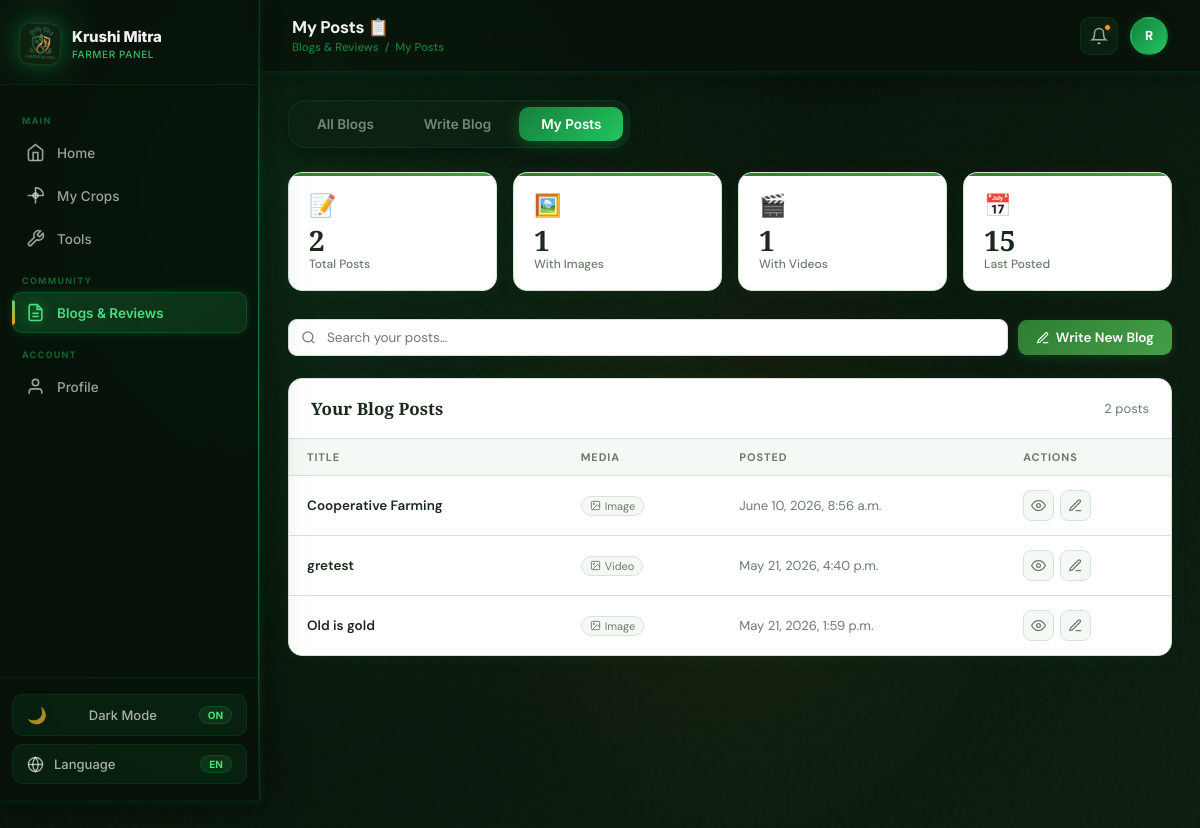
Screenshot of /my_posts (signed in) with the database file from the repository.
### farmer/models.py (models this page shows)
class bloag(models.Model):
    user =  models.ForeignKey(User,on_delete=models.CASCADE,related_name='posted_by')
    title = models.CharField(max_length=20, unique=True, blank=True, null=True)
    content = models.TextField()
    image = models.FileField(upload_to='bloag/images/', null=True, blank=True)
    video = models.FileField(upload_to='bloag/videos/', null=True, blank=True)
    created_at = models.DateTimeField(auto_now_add=True)
    def __str__(self):
        return f"{self.user} --> {self.title}"

### farmer/views.py (the view)
        def wrapper(request, *args, **kwargs):
            if "contact" in request.session:
                try:
                    user = User.objects.get(contact=request.session['contact'])
                    request.uid = user
                    if user.role not in allowed_roles:
                        messages.error(request, "Access Denied")
                        return redirect('login')
                    return view_function(request, *args, **kwargs)
                except User.DoesNotExist:
                    return redirect('login')
            return redirect('login')

### farmer/models.py (called while the page is built)
    def __str__(self):
        if self.email:
            return self.email
        elif self.contact:
            return self.contact
        return "No Data"

### farmer/views.py (called while the page is built)
def check_login(allowed_roles):
    def decorator(view_function):
        def wrapper(request, *args, **kwargs):
            if "contact" in request.session:
                try:
                    user = User.objects.get(contact=request.session['contact'])
                    request.uid = user
                    if user.role not in allowed_roles:
                        messages.error(request, "Access Denied")
                        return redirect('login')
                    return view_function(request, *args, **kwargs)
                except User.DoesNotExist:
                    return redirect('login')
            return redirect('login')
        return wrapper
    return decorator

@check_login(['Farmer'])
def my_posts(request):
    uid = request.uid
    blogs = bloag.objects.filter(user = uid).order_by('-created_at')
    print(blogs)
    context = { 'uid' : uid , 'my_blogs' :blogs}
    return render(request,"farmer/my_post.html",context)

### farmer/templates/farmer/my_post.html (shortened to what this page needs)
{% load static %}
<!DOCTYPE html>
<html lang="en">
<head>
  <link rel="stylesheet" href="{% static 'farmer/css/farmer.css' %}">
  <link rel="stylesheet" href="{% static 'farmer/css/language.css' %}">
  <link rel="stylesheet" href="{% static 'farmer/css/animations.css' %}">
  <link rel="stylesheet" href="{% static 'farmer/css/blog.css' %}">
</head>
<body>
  <aside class="sidebar">
    <div class="sidebar-logo">
      <img src="{% static 'farmer/images/krushi_mitra_logo.png' %}" alt="Krushi Mitra" />
      <div class="brand">Krushi Mitra <span data-translate="farmerPanel">Farmer Panel</span></div>
    </div>
    <nav class="sidebar-nav">
      <div class="nav-section-title" data-translate="main">Main</div>
      <a href="{% url 'farmer_home' %}" class="nav-item">
        <svg viewBox="0 0 24 24" fill="none" stroke="currentColor" stroke-width="2">
          <path d="M3 9l9-7 9 7v11a2 2 0 0 1-2 2H5a2 2 0 0 1-2-2z" />
          <polyline points="9 22 9 12 15 12 15 22" />
        </svg>
        <span data-translate="home">Home</span>
      </a>
      <a href="{% url 'farmer_crops' %}" class="nav-item">
        <svg viewBox="0 0 24 24" fill="none" stroke="currentColor" stroke-width="2">
          <path d="M12 2a10 10 0 0 1 10 10" />
          <path d="M12 2v20" />
          <path d="M2 12h20" />
          <circle cx="12" cy="12" r="3" />
        </svg>
        <span data-translate="crops">My Crops</span>
      </a>
      <a href="{% url 'farmer_tools' %}" class="nav-item">
        <svg viewBox="0 0 24 24" fill="none" stroke="currentColor" stroke-width="2">
          <path
            d="M14.7 6.3a1 1 0 0 0 0 1.4l1.6 1.6a1 1 0 0 0 1.4 0l3.77-3.77a6 6 0 0 1-7.94 7.94l-6.91 6.91a2.12 2.12 0 0 1-3-3l6.91-6.91a6 6 0 0 1 7.94-7.94l-3.76 3.76z" />
        </svg>
        <span data-translate="tools">Tools</span>
      </a>
      <div class="nav-section-title" data-translate="community">Community</div>
      <a href="{% url 'farmer_blogs' %}" class="nav-item active">
        <svg viewBox="0 0 24 24" fill="none" stroke="currentColor" stroke-width="2">
          <path d="M14 2H6a2 2 0 0 0-2 2v16a2 2 0 0 0 2 2h12a2 2 0 0 0 2-2V8z" />
          <polyline points="14 2 14 8 20 8" />
          <line x1="16" y1="13" x2="8" y2="13" />
          <line x1="16" y1="17" x2="8" y2="17" />
        </svg>
        <span data-translate="blogsReviews">Blogs & Reviews</span>
      </a>
      <div class="nav-section-title" data-translate="account">Account</div>
      <a href="{% url 'farmer_profile' %}" class="nav-item">
        <svg viewBox="0 0 24 24" fill="none" stroke="currentColor" stroke-width="2">
          <path d="M20 21v-2a4 4 0 0 0-4-4H8a4 4 0 0 0-4 4v2" />
          <circle cx="12" cy="7" r="4" />
        </svg>
        <span data-translate="profile">Profile</span>
      </a>
    </nav>
    <div class="sidebar-bottom">
      <div class="lang-selector" data-lang-trigger>
        <svg viewBox="0 0 24 24" fill="none" stroke="currentColor" stroke-width="2">
          <circle cx="12" cy="12" r="10" />
          <line x1="2" y1="12" x2="22" y2="12" />
          <path d="M12 2a15.3 15.3 0 0 1 4 10 15.3 15.3 0 0 1-4 10 15.3 15.3 0 0 1-4-10 15.3 15.3 0 0 1 4-10z" />
        </svg>
        <span data-translate="lang">Language</span>
        <span class="lang-current-label" data-translate="en">EN</span>
      </div>
    </div>
  </aside>
  <div class="main blog-module">
    <header class="topbar">
      <div class="topbar-left">
        <div>
          <div class="page-title" data-translate="myPosts">My Posts 📋</div>
          <div class="breadcrumb">
            <a href="{% url 'farmer_blogs' %}" data-translate="blogsReviews">Blogs & Reviews</a>
            &nbsp;/&nbsp;
            <span data-translate="myPosts">My Posts</span>
          </div>
        </div>
      </div>
      <div class="topbar-right">
        <button class="topbar-icon-btn" title="Notifications">
          <svg width="18" height="18" viewBox="0 0 24 24" fill="none" stroke="currentColor" stroke-width="2">
            <path d="M18 8A6 6 0 0 0 6 8c0 7-3 9-3 9h18s-3-2-3-9" />
            <path d="M13.73 21a2 2 0 0 1-3.46 0" />
          </svg>
          <span class="badge"></span>
        </button>
        <div class="avatar">R</div>
      </div>
    </header>
    <div class="page-content">
      <div class="tabs" style="margin-bottom:24px;">
        <a href="{% url 'farmer_blogs' %}" class="tab-btn" data-translate="allBlogs">All Blogs</a>
        <a href="{% url 'write_blog' %}" class="tab-btn" data-translate="writeBlog">Write Blog</a>
        <a href="{% url 'my_posts' %}" class="tab-btn active" data-translate="myPosts">My Posts</a>
      </div>
      <div class="my-blog-stats">
        <div class="stat-tile">
          <div class="stat-tile-icon">📝</div>
          <div class="stat-tile-val">2</div>
          <div class="stat-tile-label" data-translate="totalPosts">Total Posts</div>
        </div>
        <div class="stat-tile">
          <div class="stat-tile-icon">🖼️</div>
          <div class="stat-tile-val">1</div>
          <div class="stat-tile-label" data-translate="withImages">With Images</div>
        </div>
        <div class="stat-tile">
          <div class="stat-tile-icon">🎬</div>
          <div class="stat-tile-val">1</div>
          <div class="stat-tile-label" data-translate="withVideos">With Videos</div>
        </div>
        <div class="stat-tile">
          <div class="stat-tile-icon">📅</div>
          <div class="stat-tile-val">15 May 2026</div>
          <div class="stat-tile-label" data-translate="lastPosted">Last Posted</div>
        </div>
      </div>
      <div class="blog-filter-bar">
        <input class="blog-search-input" type="text" placeholder="Search your posts…"
          data-translate-placeholder="searchMyPosts" />
        <a href="{% url 'write_blog' %}" class="b-btn b-btn-primary" style="white-space:nowrap;">
          <svg viewBox="0 0 24 24" fill="none" stroke="currentColor" stroke-width="2" width="14" height="14">
            <path d="M12 20h9" />
            <path d="M16.5 3.5a2.121 2.121 0 0 1 3 3L7 19l-4 1 1-4 12.5-12.5z" />
          </svg>
          Write New Blog
        </a>
      </div>
      <div class="blog-table-wrap">
        <div class="blog-table-head">
          <div class="blog-table-head-title" data-translate="yourBlogPosts">Your Blog Posts</div>
          <div style="font-size:13px; color:var(--blog-muted);">2 posts</div>
        </div>
        <table class="b-table">
          <thead>
            <tr>
              <th data-translate="title">Title</th>
              <th data-translate="media">Media</th>
              <th data-translate="posted">Posted</th>
              <th data-translate="actions">Actions</th>
            </tr>
          </thead>
          <tbody>
            {% for blog in my_blogs %}
            <tr>
              <td>
                <div class="b-table-title-cell">
                  {{blog.title}}
                </div>
              </td>
              <td>
                <div style="display:flex; gap:6px; flex-wrap:wrap;">
                  <div class="b-media-badge">
                    <svg viewBox="0 0 24 24" fill="none" stroke="currentColor" stroke-width="2" width="11" height="11">
                      <rect x="3" y="3" width="18" height="18" rx="2" ry="2" />
                      <circle cx="8.5" cy="8.5" r="1.5" />
                      <polyline points="21 15 16 10 5 21" />
                    </svg>
                    {% if blog.image %}
                    Image
                    {% else %}
                    Video
                    {% endif %}
                  </div>
                </div>
              </td>
              <td style="white-space:nowrap; color:var(--blog-muted); font-size:13px;">{{blog.created_at}}</td>
              <td>
                <div class="b-table-action-btns">
                  <a href="#" class="b-btn-icon" title="View on community board">
                    <svg viewBox="0 0 24 24" fill="none" stroke="currentColor" stroke-width="2" width="15" height="15">
                      <path d="M1 12s4-8 11-8 11 8 11 8-4 8-11 8-11-8-11-8z" />
                      <circle cx="12" cy="12" r="3" />
                    </svg>
                  </a>
                  <a href="#" class="b-btn-icon" title="Edit this post">
                    <svg viewBox="0 0 24 24" fill="none" stroke="currentColor" stroke-width="2" width="15" height="15">
                      <path d="M12 20h9" />
                      <path d="M16.5 3.5a2.121 2.121 0 0 1 3 3L7 19l-4 1 1-4 12.5-12.5z" />
                    </svg>
                  </a>
                </div>
              </td>
            </tr>
            {%endfor%}
          </tbody>
        </table>
      </div>
      <div class="section-header" style="margin-bottom:16px;">
      </div>
      <div class="blog-grid" style="margin-bottom:36px;">
      </div>
    </div>
  </div>
</body>
</html>

### farmer/static/farmer/css/animations.css (style rules this page uses)
.page-content { animation: fadeInUp 0.55s cubic-bezier(0, 0, 0.2, 1) forwards; }
.nav-item { transition: background 0.22s cubic-bezier(0.4, 0, 0.2, 1), color 0.22s cubic-bezier(0.4, 0, 0.2, 1), transform 0.22s cubic-bezier(0.34, 1.56, 0.64, 1), box-shadow 0.22s cubic-bezier(0.4, 0, 0.2, 1); }
.nav-item svg { transition: transform 0.22s cubic-bezier(0.34, 1.56, 0.64, 1), filter 0.22s ease; }
tbody tr { transition: background 0.18s ease; }
.topbar { transition: background 0.3s ease, backdrop-filter 0.3s ease, box-shadow 0.3s ease; }
.sidebar { transition: transform 0.4s cubic-bezier(0.34, 1.2, 0.64, 1), box-shadow 0.3s ease; }

### rows the page displays
bloag: title "Cooperative Farming", shows "Image", created_at "June 10, 2026, 8:56 a.m."
bloag: title "gretest", image "Video", created_at "May 21, 2026, 4:40 p.m."
bloag: title "Old is gold", shows "Image", created_at "May 21, 2026, 1:59 p.m."
